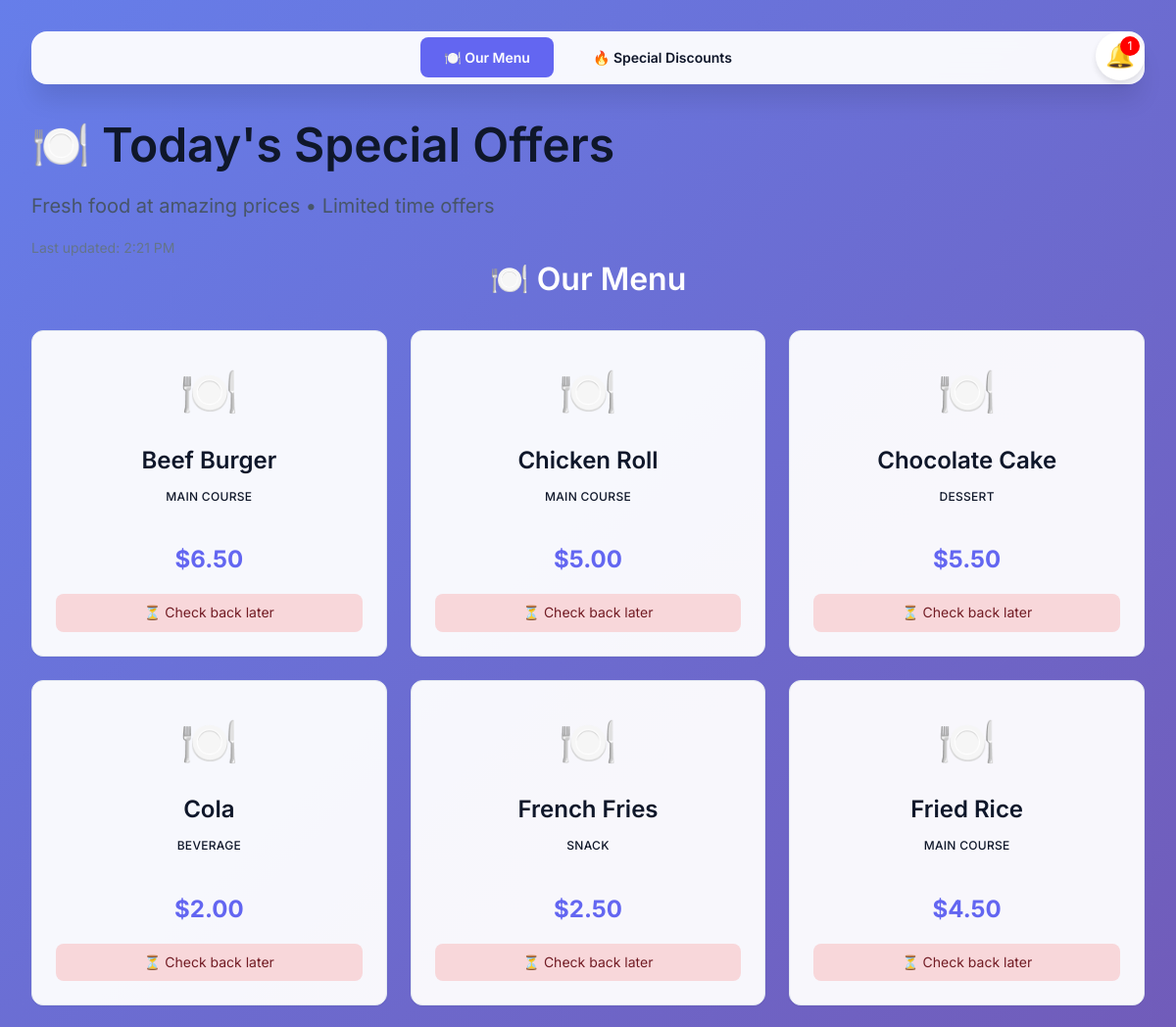
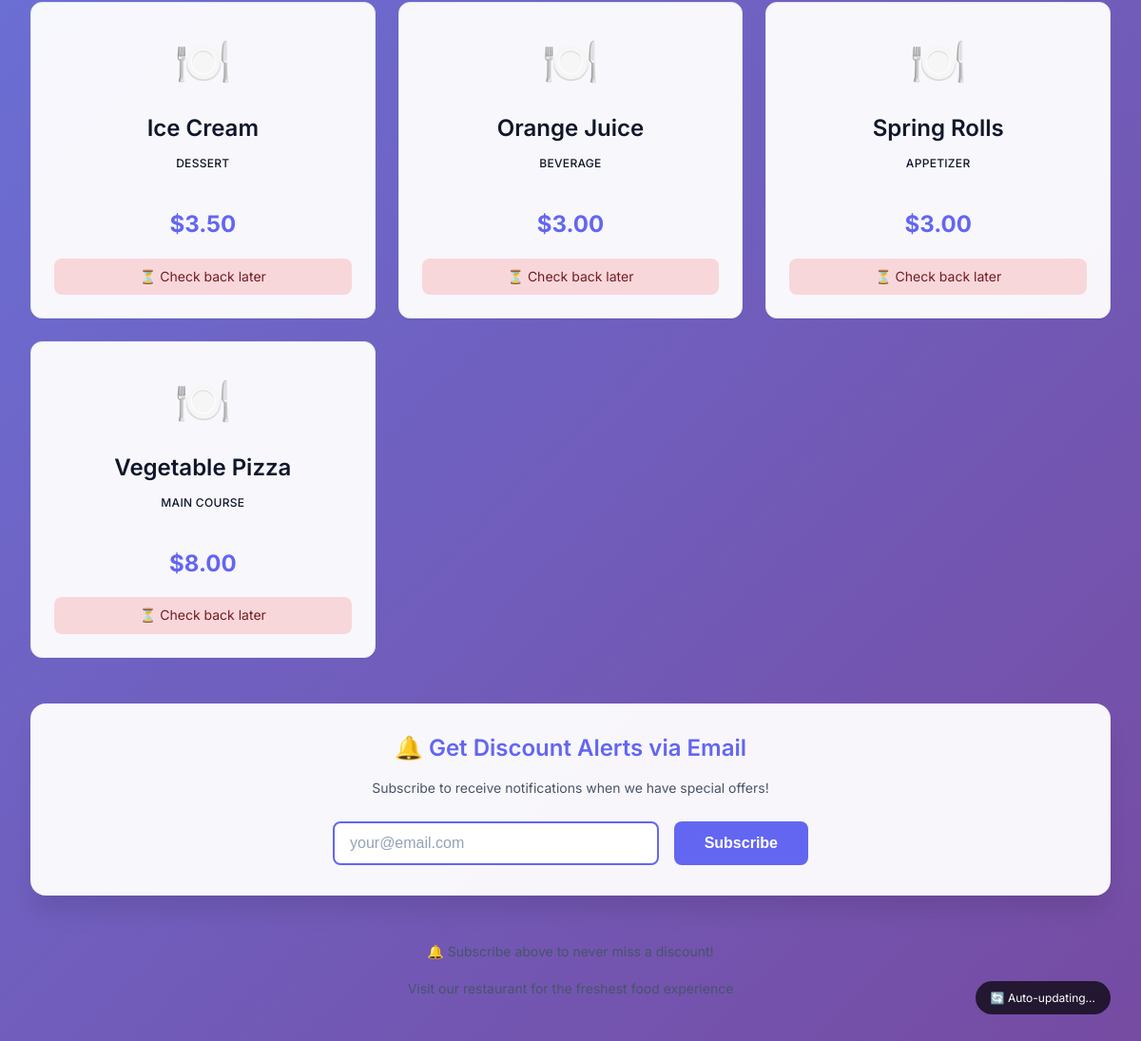
The page /public/customer.php on the database its author committed (2 pictures, top to bottom).
### tables this page shows
CREATE TABLE IF NOT EXISTS food_items (
  id INT AUTO_INCREMENT PRIMARY KEY,
  name VARCHAR(140) NOT NULL,
  category VARCHAR(60) NOT NULL,
  cost_price DECIMAL(10,2) NOT NULL DEFAULT 0,
  selling_price DECIMAL(10,2) NOT NULL DEFAULT 0,
  active TINYINT(1) NOT NULL DEFAULT 1,
  created_at TIMESTAMP NOT NULL DEFAULT CURRENT_TIMESTAMP
);

### app/core/DB.php (called while the page is built, shortened)
<?php
final class DB {
  private static ?PDO $pdo = null;
  public static function pdo(): PDO {
    if (self::$pdo) return self::$pdo;
    $db = config('db');
    $dsn = sprintf('mysql:host=%s;dbname=%s;charset=%s', $db['host'], $db['name'], $db['charset']);
    $options = [
      PDO::ATTR_ERRMODE => PDO::ERRMODE_EXCEPTION,
      PDO::ATTR_DEFAULT_FETCH_MODE => PDO::FETCH_ASSOC,
      PDO::ATTR_EMULATE_PREPARES => false,
    ];
    self::$pdo = new PDO($dsn, $db['user'], $db['pass'], $options);
    return self::$pdo;
  }
  public static function query(string $sql, array $params = []): array {
    $stmt = self::pdo()->prepare($sql);
    $stmt->execute($params);
    return $stmt->fetchAll();
  }
}

### public/customer.php (the view, shortened to what this page needs)
<?php
$today = date('Y-m-d');
$current_time = date('H:i:s');
$all_foods = DB::query("
    SELECT fi.*,
           COALESCE(dp.quantity_leftover, 0) as available_qty,
           d.discount_percentage,
           d.status as discount_status
    FROM food_items fi
    LEFT JOIN daily_production dp ON fi.id = dp.food_item_id AND dp.production_date = ?
    LEFT JOIN discounts d ON fi.id = d.food_item_id
        AND d.discount_date = ?
        AND d.status = 'active'
        AND d.start_time <= ?
        AND d.end_time >= ?
    WHERE fi.active = 1
    ORDER BY d.discount_percentage DESC, fi.name",
    [$today, $today, $current_time, $current_time]);
$notifications = DB::query("SELECT * FROM notifications WHERE active = 1 ORDER BY created_at DESC LIMIT 5");
?>
<!doctype html>
<html lang="en">
<head>
  <link rel="stylesheet" href="assets/css/styles.css">
</head>
<body>
<div class="container" style="max-width: 1200px; padding: 2rem;">
  <div class="customer-nav">
    <ul>
      <li><a href="customer.php" class="<?= !isset($_GET['page']) || $_GET['page'] === 'menu' ? 'active' : '' ?>">🍽️ Our Menu</a></li>
      <li><a href="customer.php?page=discounts" class="<?= isset($_GET['page']) && $_GET['page'] === 'discounts' ? 'active' : '' ?>">🔥 Special Discounts</a></li>
    </ul>
  </div>
  <div class="notification-bell" onclick="toggleNotifications()">
    🔔
    <?php if (!empty($notifications)): ?>
      <span style="position: absolute; top: 5px; right: 5px; background: red; color: white; border-radius: 50%; width: 20px; height: 20px; font-size: 0.75rem; display: flex; align-items: center; justify-content: center;">
        <?= count($notifications) ?>
      </span>
    <?php endif; ?>
  </div>
  <div class="customer-header">
    <h1 style="font-size: 3rem; margin-bottom: 1rem;">🍽️ Today's Special Offers</h1>
    <p style="font-size: 1.25rem; color: var(--text-secondary); margin-bottom: 0;">
      Fresh food at amazing prices • Limited time offers
    </p>
    <div style="margin-top: 1rem; font-size: 0.875rem; color: var(--text-muted);">
      Last updated: <span id="last-updated"><?= date('g:i A') ?></span>
    </div>
  </div>
  <?php if (!isset($_GET['page']) || $_GET['page'] === 'menu'): ?>
    <div style="margin-bottom: 3rem;">
      <h2 style="color: white; text-align: center; margin-bottom: 2rem; font-size: 2rem;">🍽️ Our Menu</h2>
      <div class="grid grid--3" style="gap: 1.5rem;">
        <?php foreach ($all_foods as $food):
          $has_discount = !empty($food['discount_percentage']) && $food['discount_status'] === 'active';
          $display_price = $has_discount
            ? $food['selling_price'] * (1 - $food['discount_percentage']/100)
            : $food['selling_price'];
        ?>
          <div class="card" style="background: rgba(255,255,255,0.95); padding: 1.5rem; position: relative;">
            <div style="text-align: center;">
              <div style="font-size: 3rem; margin-bottom: 1rem;">🍽️</div>
              <h3 style="margin-bottom: 0.5rem; color: var(--text-primary);"><?= htmlspecialchars($food['name']) ?></h3>
              <span class="pill" style="margin-bottom: 1rem; display: inline-block;"><?= htmlspecialchars($food['category']) ?></span>
              <div style="margin-top: 1rem;">
                <?php if ($has_discount): ?>
                  <div style="font-size: 1.5rem; font-weight: 700; color: #ff6b6b;">
                    $<?= number_format($display_price, 2) ?>
                  </div>
                  <div style="font-size: 1rem; color: var(--text-muted);">
                    <strike>$<?= number_format($food['selling_price'], 2) ?></strike>
                  </div>
                <?php else: ?>
                  <div style="font-size: 1.5rem; font-weight: 700; color: var(--primary);">
                    $<?= number_format($display_price, 2) ?>
                  </div>
                <?php endif; ?>
              </div>
              <?php if ($food['available_qty'] > 0): ?>
                <div style="margin-top: 1rem; padding: 0.5rem; background: #d4edda; color: #155724; border-radius: 0.5rem; font-size: 0.875rem;">
                  ✅ Available: <?= $food['available_qty'] ?> items
                </div>
              <?php else: ?>
                <div style="margin-top: 1rem; padding: 0.5rem; background: #f8d7da; color: #721c24; border-radius: 0.5rem; font-size: 0.875rem;">
                  ⏳ Check back later
                </div>
              <?php endif; ?>
            </div>
          </div>
        <?php endforeach; ?>
      </div>
    </div>
  <?php endif; ?>
  <div style="background: rgba(255,255,255,0.95); padding: 2rem; border-radius: 1rem; margin-top: 3rem; box-shadow: 0 20px 25px -5px rgb(0 0 0 / 0.1);">
    <div style="text-align: center;">
      <h3 style="margin-bottom: 1rem; color: var(--primary);">🔔 Get Discount Alerts via Email</h3>
      <p style="color: var(--text-secondary); margin-bottom: 1.5rem;">Subscribe to receive notifications when we have special offers!</p>
      <form method="post" style="display: flex; gap: 1rem; max-width: 500px; margin: 0 auto;">
        <input type="email" name="email" placeholder="your@email.com" required
               style="flex: 1; padding: 0.75rem 1rem; border: 2px solid var(--primary); border-radius: 0.5rem; font-size: 1rem;">
        <button type="submit"
                style="padding: 0.75rem 2rem; background: var(--primary); color: white; border: none; border-radius: 0.5rem; font-weight: 600; cursor: pointer; font-size: 1rem;">
          Subscribe
        </button>
      </form>
    </div>
  </div>
  <div style="text-align: center; margin-top: 3rem; color: rgba(255,255,255,0.8);">
    <p>🔔 Subscribe above to never miss a discount!</p>
    <p style="font-size: 0.875rem;">Visit our restaurant for the freshest food experience</p>
  </div>
</div>
<div style="position: fixed; bottom: 2rem; right: 2rem; background: rgba(0,0,0,0.7); color: white; padding: 0.5rem 1rem; border-radius: 2rem; font-size: 0.75rem;">
  <span id="refresh-indicator">🔄 Auto-updating...</span>
</div>
</body>
</html>

### public/assets/css/styles.css (style rules this page uses)
:root { --primary: #6366f1; --primary-dark: #4f46e5; --primary-light: #a5b4fc; --secondary: #10b981; --secondary-dark: #059669; --accent: #f59e0b; --danger: #ef4444; --danger-light: #fef2f2; --warning: #f59e0b; --warning-light: #fffbeb; --success: #10b981; --success-light: #f0fdf4; --info: #3b82f6; --info-light: #eff6ff; --gray-50: #f9fafb; --gray-100: #f3f4f6; --gray-200: #e5e7eb; --gray-300: #d1d5db; --gray-400: #9ca3af; --gray-500: #6b7280; --gray-600: #4b5563; --gray-700: #374151; --gray-800: #1f2937; --gray-900: #111827; --bg-primary: #ffffff; --bg-secondary: #f8fafc; --bg-tertiary: #f1f5f9; --text-primary: #0f172a; --text-secondary: #475569; --text-muted: #64748b; --text-light: #94a3b8; --border-light: #e2e8f0; --border-medium: #cbd5e1; --border-dark: #94a3b8; --shadow-sm: 0 1px 2px 0 rgb(0 0 0 / 0.05); --shadow-md: 0 4px 6px -1px rgb(0 0 0 / 0.1), 0 2px 4px -2px rgb(0 0 0 / 0.1); --shadow-lg: 0 10px 15px -3px rgb(0 0 0 / 0.1), 0 4px 6px -4px rgb(0 0 0 / 0.1); --shadow-xl: 0 20px 25px -5px rgb(0 0 0 / 0.1), 0 8px 10px -6px rgb(0 0 0 / 0.1); --radius-sm: 0.375rem; --radius-md: 0.5rem; --radius-lg: 0.75rem; --radius-xl: 1rem; --space-xs: 0.25rem; --space-sm: 0.5rem; --space-md: 1rem; --space-lg: 1.5rem; --space-xl: 2rem; --space-2xl: 3rem; --font-sans: 'Inter', -apple-system, BlinkMacSystemFont, 'Segoe UI', Roboto, sans-serif; --font-mono: 'JetBrains Mono', 'Fira Code', Consolas, monospace; --transition-fast: 150ms ease; --transition-normal: 250ms ease; --transition-slow: 350ms ease; }
*, *::before, *::after { box-sizing: border-box; margin: 0; padding: 0; }
html { font-size: 16px; scroll-behavior: smooth; }
body { font-family: var(--font-sans); font-size: 0.875rem; line-height: 1.6; color: var(--text-primary); background: var(--bg-secondary); -webkit-font-smoothing: antialiased; -moz-osx-font-smoothing: grayscale; }
h1, h2, h3, h4, h5, h6 { font-weight: 600; line-height: 1.25; color: var(--text-primary); }
h1 { font-size: 2.25rem; margin-bottom: var(--space-lg); }
h2 { font-size: 1.875rem; margin-bottom: var(--space-md); }
h3 { font-size: 1.5rem; margin-bottom: var(--space-md); }
p { margin-bottom: var(--space-md); color: var(--text-secondary); }
a { color: var(--primary); text-decoration: none; transition: color var(--transition-fast); }
.container { max-width: 1280px; margin: 0 auto; padding: 0 var(--space-md); }
.card { background: var(--bg-primary); border: 1px solid var(--border-light); border-radius: var(--radius-lg); box-shadow: var(--shadow-sm); padding: var(--space-xl); transition: all var(--transition-normal); }
.grid { display: grid; gap: var(--space-lg); }
.grid--3 { grid-template-columns: repeat(3, 1fr); }
input, select, textarea { padding: var(--space-md); border: 1px solid var(--border-medium); border-radius: var(--radius-md); font-size: 0.875rem; background: var(--bg-primary); transition: all var(--transition-fast); }
input::placeholder { color: var(--text-light); }
.pill { display: inline-flex; align-items: center; gap: var(--space-xs); padding: var(--space-xs) var(--space-sm); border-radius: 9999px; font-size: 0.75rem; font-weight: 500; text-transform: uppercase; letter-spacing: 0.025em; }

### public/customer.php (style rules this page uses)
body { background: linear-gradient(135deg, #667eea 0%, #764ba2 100%); min-height: 100vh; }
.customer-nav { background: rgba(255,255,255,0.95); backdrop-filter: blur(10px); padding: 1rem 0; margin-bottom: 2rem; border-radius: 1rem; box-shadow: 0 20px 25px -5px rgb(0 0 0 / 0.1); }
.customer-nav ul { display: flex; gap: 1rem; list-style: none; margin: 0; padding: 0; justify-content: center; }
.customer-nav a { padding: 0.75rem 1.5rem; border-radius: 0.5rem; font-weight: 600; transition: all 0.3s; }
.customer-nav a.active { background: var(--primary); color: white; }
.customer-nav a:not(.active) { color: var(--text-primary); }
.notification-bell { position: fixed; top: 2rem; right: 2rem; background: white; width: 50px; height: 50px; border-radius: 50%; display: flex; align-items: center; justify-content: center; font-size: 1.5rem; cursor: pointer; box-shadow: 0 4px 6px rgba(0,0,0,0.1); z-index: 1000; }

### rows shown on the page
food_items: name "Beef Burger", category "MAIN COURSE", selling_price "6.50"
food_items: name "Chicken Roll", category "MAIN COURSE", selling_price "5.00"
food_items: name "Chocolate Cake", category "DESSERT", selling_price "5.50"
food_items: name "Cola", category "BEVERAGE", selling_price "2.00"
food_items: name "French Fries", category "SNACK", selling_price "2.50"
food_items: name "Fried Rice", category "MAIN COURSE", selling_price "4.50"
food_items: name "Ice Cream", category "DESSERT", selling_price "3.50"
food_items: name "Orange Juice", category "BEVERAGE", selling_price "3.00"
food_items: name "Spring Rolls", category "APPETIZER", selling_price "3.00"
food_items: name "Vegetable Pizza", category "MAIN COURSE", selling_price "8.00"

### other values the page prints
count($notifications) "1"
